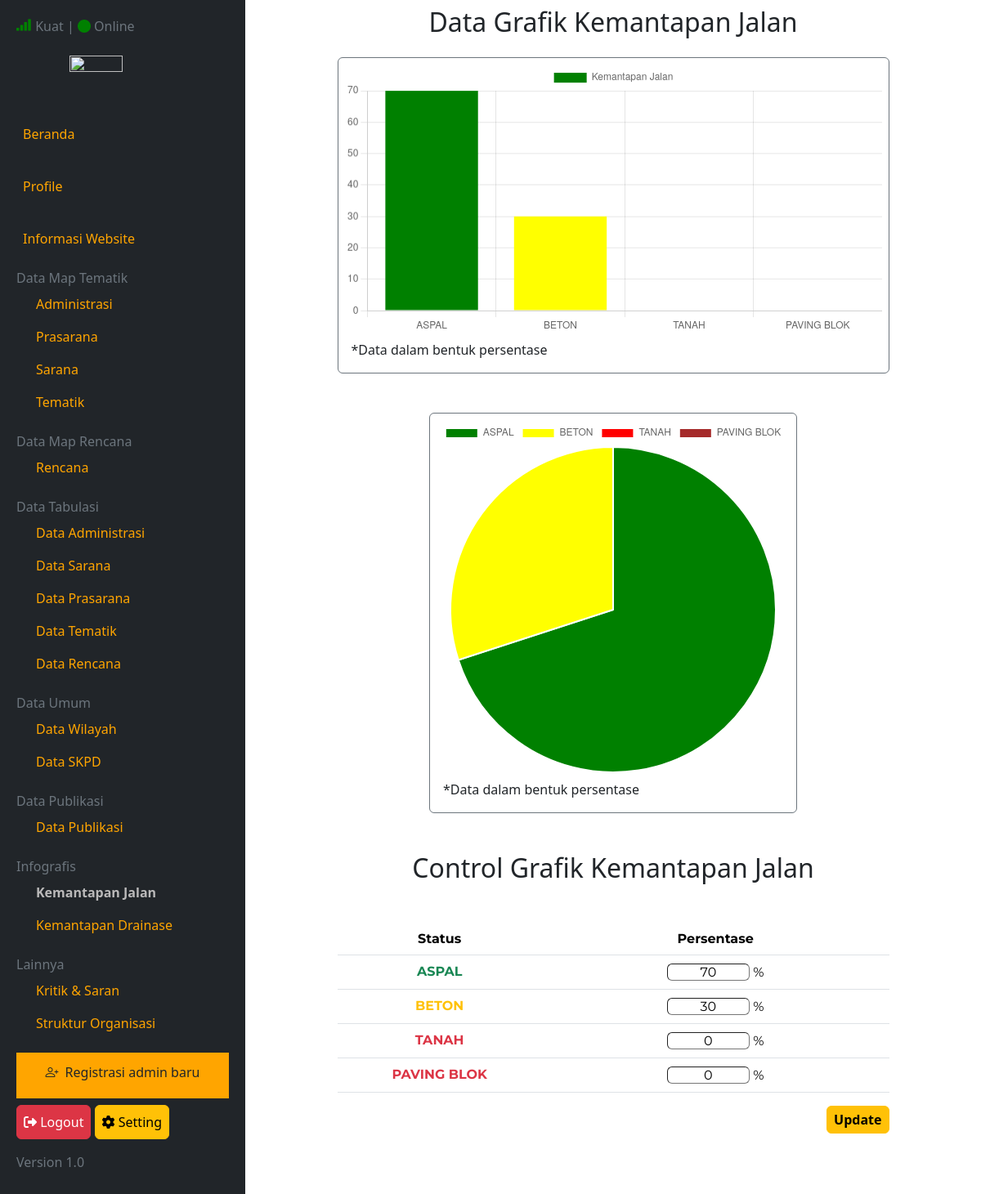
/backend/data-kemantapan-jalan.php (signed in), run on an earlier commit of the app's database.
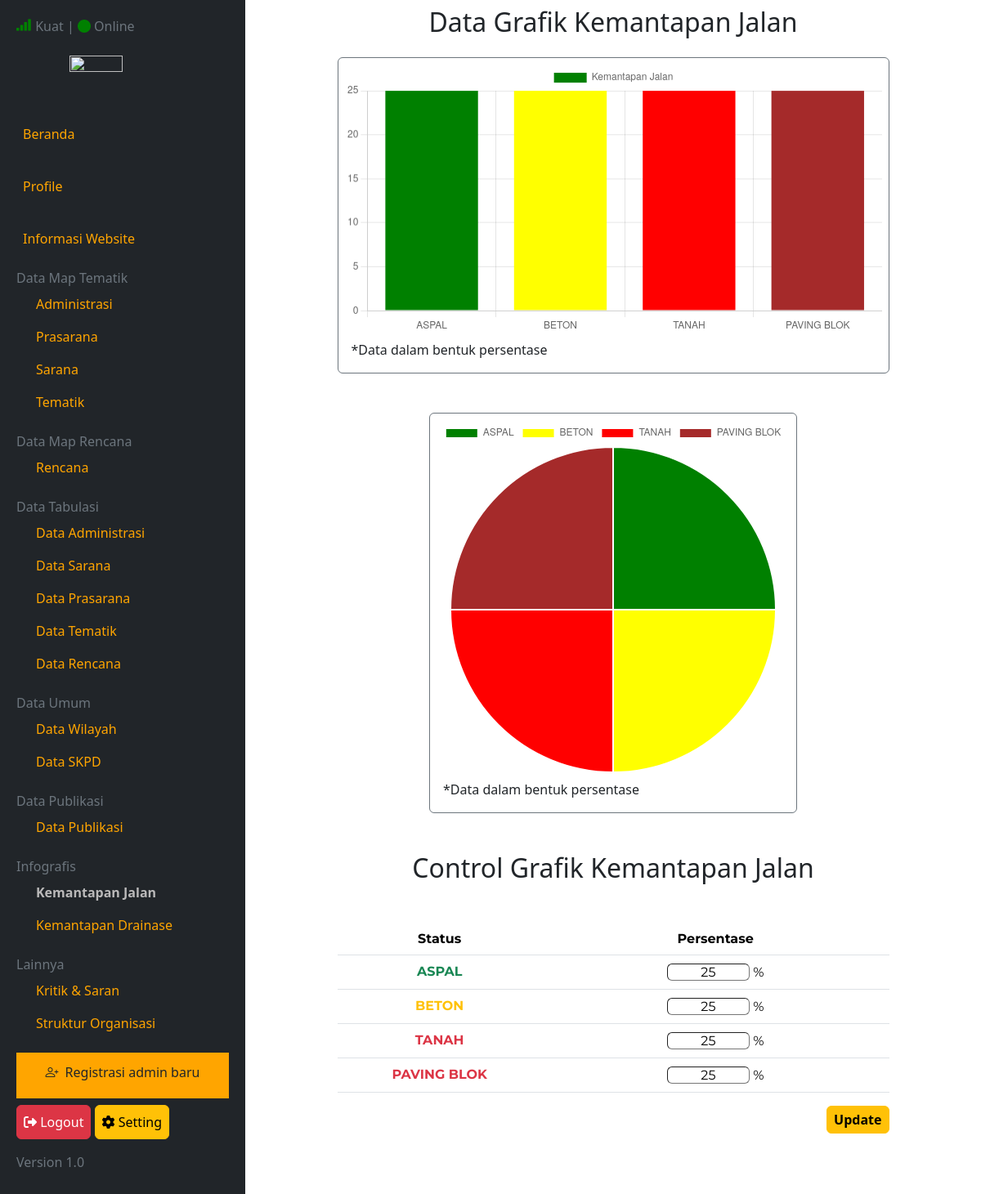
And on a later commit of the database.
### tables this page shows
CREATE TABLE `status_kemantapan` (
  `id` int NOT NULL,
  `nama_data` varchar(255) NOT NULL,
  `data1` int NOT NULL,
  `data2` int NOT NULL,
  `data3` int NOT NULL,
  `data4` int NOT NULL
);

### backend/data-kemantapan-jalan.php (called while the page is built, shortened)
<?php
require 'functions/functions.php';
$getdata = query("SELECT * FROM status_kemantapan WHERE nama_data = 'kemantapan_jalan'");
require 'views/data-kJalan.view.php';

### backend/functions/functions.php (called while the page is built, shortened)
<?php
include_once 'sweetalert.php';
if (!function_exists('koneksi')) {
    function koneksi()
    {
        $conn = mysqli_connect("localhost", "root", "", "webgis_cilegon");
        return $conn;
    }
}
if (!function_exists('query')) {
    function query($sql, $params = [])
    {
        $conn = koneksi();
        $stmt = mysqli_prepare($conn, $sql);
        $result = mysqli_stmt_execute($stmt);
        $rows = [];
        $result_set = mysqli_stmt_get_result($stmt);
        while ($row = mysqli_fetch_assoc($result_set)) {
            $rows[] = $row;
        }
        return $rows;
    }
}

### backend/views/data-kJalan.view.php (the view, shortened to what the changed rows need)
<?php
include 'views/partials/starter-head.php';
?>
<div class="container-fluid">
    <div class="row">
        <div class="col-md-9">
            <h2 class="text-center mt-2 mb-4">Data Grafik Kemantapan Jalan</h2>
            <div class="wrapper d-flex flex-column">
                <div class="rounded m-auto mb-5 border border-secondary p-2 chart" style="width: 75%;">
                    <canvas id="barChart"></canvas>
                    <p class="m-2">*Data dalam bentuk persentase</p>
                </div>
                <div class="rounded m-auto border border-secondary p-2 chart" style="width: 50%;">
                    <canvas id="pieChart"></canvas>
                    <p class="m-2">*Data dalam bentuk persentase</p>
                </div>
            </div>
            <h2 class="text-center mt-5 mb-4">Control Grafik Kemantapan Jalan</h2>
            <div class="table-res w-75 m-auto mt-5">
                <table class="table">
                    <thead>
                        <tr class="text-center">
                            <th scope="col">Status</th>
                            <th scope="col">Persentase</th>
                        </tr>
                    </thead>
                    <form class="mb-5" action="" method="post">
                        <tbody class="text-center">
                            <?php foreach ($getdata as $a) : ?>
                            <tr>
                                <th scope="row" class="text-success">ASPAL</th>
                                <td><input class="border-1 rounded w-25 text-center" type="text"
                                        value="<?= $a['data1']; ?>" name="data1">
                                    %</td>
                            </tr>
                            <tr>
                                <th scope="row" class="text-warning">BETON</th>
                                <td><input class="border-1 rounded w-25 text-center" type="text"
                                        value="<?= $a['data2']; ?>" name="data2"> %</td>
                            </tr>
                            <tr>
                                <th scope="row" class="text-danger">TANAH</th>
                                <td><input class="border-1 rounded w-25 text-center" type="text"
                                        value="<?= $a['data3']; ?>" name="data3">
                                    %</td>
                            </tr>
                            <tr>
                                <th scope="row" class="text-danger">PAVING BLOK</th>
                                <td><input class="border-1 rounded w-25 text-center" type="text"
                                        value="<?= $a['data4']; ?>" name="data4">
                                    %</td>
                            </tr>
                            <?php endforeach; ?>
                        </tbody>
                </table>
            </div>
        </div>
    </div>
</div>
<script>
const getdata = <?php echo json_encode($getdata); ?>;
const barChartCtx = document.getElementById('barChart').getContext('2d');
const barChart = new Chart(barChartCtx, {
    type: 'bar',
    data: {
        labels: ['ASPAL', 'BETON', 'TANAH', 'PAVING BLOK'],
        datasets: [{
            label: 'Kemantapan Jalan',
            data: [getdata.reduce((total, a) => total + a.data1, 0), getdata.reduce((total, a) =>
                total +
                a.data2, 0), getdata.reduce((total, a) => total + a.data3, 0), getdata.reduce((
                total, a) => total + a.data4, 0)],
            backgroundColor: ['green', 'yellow', 'red', 'brown']
        }]
    },
    options: {
        scales: {
            y: {
                beginAtZero: true
            }
        }
    }
});
const pieChartCtx = document.getElementById('pieChart').getContext('2d');
const pieChart = new Chart(pieChartCtx, {
    type: 'pie',
    data: {
        labels: ['ASPAL', 'BETON', 'TANAH', 'PAVING BLOK'],
        datasets: [{
            label: 'Kemantapan Jalan',
            data: [getdata.reduce((total, a) => total + a.data1, 0), getdata.reduce((total, a) =>
                total +
                a.data2, 0), getdata.reduce((total, a) => total + a.data3, 0), getdata.reduce((
                total, a) => total + a.data4, 0)],
            backgroundColor: ['green', 'yellow', 'red', 'brown']
        }]
    }
});
</script>
<?php include 'views/partials/starter-foot.php' ?>

What changed in the data, as far as the page shows it:
changed status_kemantapan: data1 "70" → "25"; data2 "30" → "25"; data3 "0" → "25"; data4 "0" → "25"
Also different on the page:
chart data {{ json_encode($getdata) }}: [{"id":1,"nama_data":"kemantapan_jalan","data1":70,"data2":30,"data3":0,"data4":0}] → [{"id":1,"nama_data":"kemantapan_jalan","data1":25,"data2":25,"data3":25,"data4":25}]
